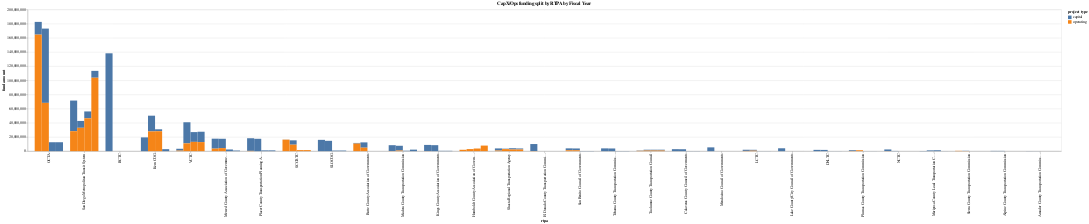

Source (notebook cell):
### Code cell
rtpa_split

### Figure 1 — Vega-Lite specification as saved in the notebook (floating-point values rounded to 4 significant figures; data arrays with more than 128 entries replaced by an {"elided": "..."} marker saying what was removed)
{"config": {"view": {"continuousWidth": 300, "continuousHeight": 300}}, "data": {"name": "data-dbbdc8632115e4cb719ed7cbcc98371d"}, "mark": {"type": "bar", "point": true}, "encoding": {"color": {"field": "project type", "type": "nominal"}, "tooltip": [{"field": "rtpa", "type": "nominal"}, {"field": "project type", "type": "nominal"}, {"field": "fund amount", "type": "quantitative"}, {"field": "fiscal year", "type": "nominal"}], "x": {"field": "rtpa", "sort": "-y", "type": "nominal"}, "xOffset": {"field": "fiscal year", "type": "nominal"}, "y": {"field": "fund amount", "type": "quantitative"}}, "height": 400, "title": "CapX/Ops funding split by RTPA by Fiscal Year", "width": "container", "$schema": "https://vega.github.io/schema/vega-lite/v5.17.0.json", "datasets": {"data-dbbdc8632115e4cb719ed7cbcc98371d": {"elided": "232 records"}}}
